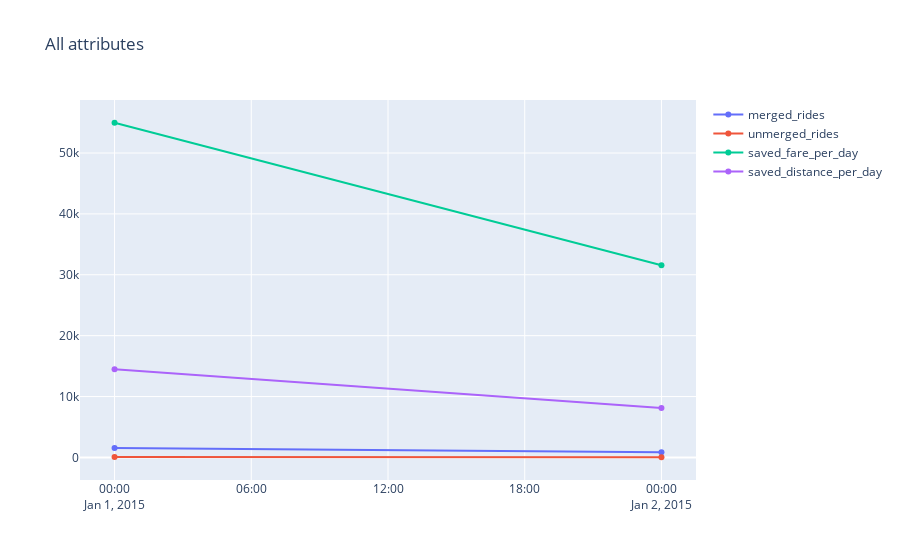

Notebook code for this chart:
### Code cell
fig = go.Figure()
fig.add_trace(go.Scatter(x=df['date'], y=df['merged_rides'], name = "merged_rides"))
fig.add_trace(go.Scatter(x=df['date'], y=df['unmerged_rides'], name = "unmerged_rides"))
fig.add_trace(go.Scatter(x=df['date'], y=df['saved_fare_per_day'], name = "saved_fare_per_day"))
fig.add_trace(go.Scatter(x=df['date'], y=df['saved_distance_per_day'], name = "saved_distance_per_day"))

fig.update_layout(
    title = "All attributes",
)

fig.show()

### Figure 1 — Plotly figure (JSON) as saved in the notebook; plotly's stock layout.template omitted (floating-point values rounded to 4 significant figures)
{"data": [{"name": "merged_rides", "type": "scatter", "x": ["2015-01-01", "2015-01-02"], "y": [1537, 835]}, {"name": "unmerged_rides", "type": "scatter", "x": ["2015-01-01", "2015-01-02"], "y": [62, 29]}, {"name": "saved_fare_per_day", "type": "scatter", "x": ["2015-01-01", "2015-01-02"], "y": [54970.0, 31580.0]}, {"name": "saved_distance_per_day", "type": "scatter", "x": ["2015-01-01", "2015-01-02"], "y": [14500.0, 8119.0]}], "layout": {"autosize": true, "title": {"text": "All attributes"}, "xaxis": {"autorange": true, "range": ["2014-12-31 22:33:19.0645", "2015-01-02 01:26:40.9355"], "type": "date"}, "yaxis": {"autorange": true, "range": [-3995.0, 59000.0], "type": "linear"}}}
